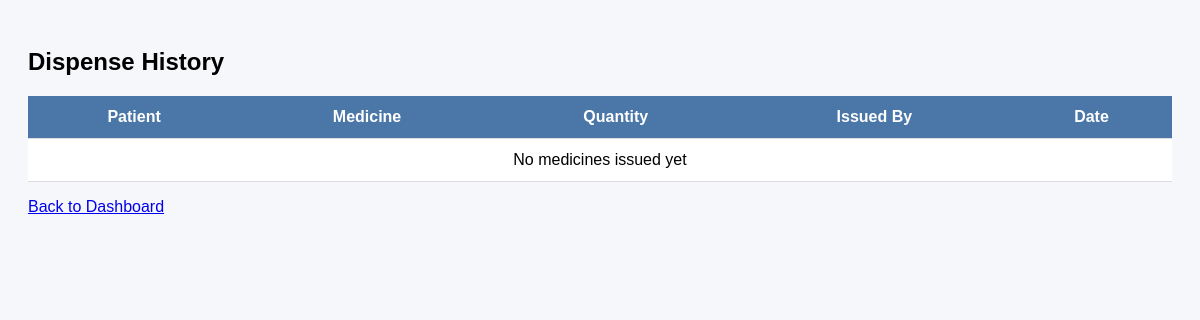
Page /pharmacy/history/ (signed in) on the earlier database version.
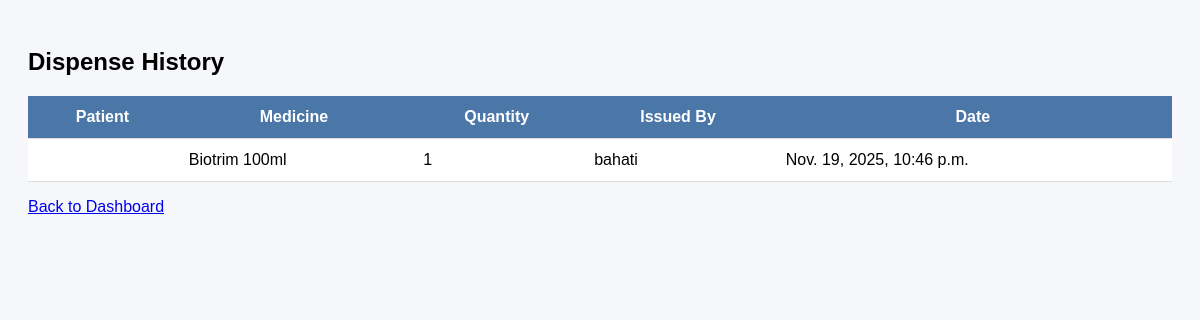
Same page on the later database version.
### pharmacy/models.py (models this page shows, shortened)
class DispenseRecord(models.Model):
    patient = models.ForeignKey(Patient, on_delete=models.CASCADE)
    medicine = models.ForeignKey(Medicine, on_delete=models.CASCADE)
    quantity = models.PositiveIntegerField()
    issued_by = models.ForeignKey(
        settings.AUTH_USER_MODEL, on_delete=models.SET_NULL, null=True
    )
    date = models.DateTimeField(auto_now_add=True)

class Medicine(models.Model):
    name = models.CharField(max_length=255)
    description = models.TextField(blank=True)
    quantity = models.PositiveIntegerField(default=0)
    supplier = models.ForeignKey(Supplier, on_delete=models.SET_NULL, null=True, blank=True)
    price = models.DecimalField(max_digits=10, decimal_places=2, default=0.0)  # selling price

### accounts/models.py (models this page shows)
class CustomUser(AbstractUser):
    ROLE_CHOICES = [
        ('admin', 'Admin'),
        ('doctor', 'Doctor'),
        ('receptionist', 'Receptionist'),
    ]
    role = models.CharField(max_length=20, choices=ROLE_CHOICES, default='receptionist')

### pharmacy/views.py (the view)
# urls.py: path('history/', views.dispense_history, name='dispense-history'),
@login_required
def dispense_history(request):
    records =  DispenseRecord.objects.all().order_by('-date')  # latest first
    return render(request, 'pharmacy/dispense_history.html', {'dispense_records': records})

### templates/pharmacy/dispense_history.html (shortened to what this page needs)
<!DOCTYPE html>
<html>
<head>
</head>
<body>
    <h2>Dispense History</h2>
    <table>
        <thead>
            <tr>
                <th>Patient</th>
                <th>Medicine</th>
                <th>Quantity</th>
                <th>Issued By</th>
                <th>Date</th>
            </tr>
        </thead>
        <tbody>
        {% for record in dispense_records %}
            <tr>
                <td>{{ record.patient.name }}</td>
                <td>{{ record.medicine.name }}</td>
                <td>{{ record.quantity }}</td>
                <td>{{ record.issued_by.username }}</td>
                <td>{{ record.date }}</td>
            </tr>
        {% empty %}
            <tr>
                <td colspan="5" style="text-align:center;">No medicines issued yet</td>
            </tr>
        {% endfor %}
        </tbody>
    </table>
    <p><a href="{% url 'pharmacy-home' %}">Back to Dashboard</a></p>
</body>
</html>

Differences in the rows shown:
added DispenseRecord: medicine.name "Biotrim 100ml", quantity "1", issued_by.username "bahati", date "Nov. 19, 2025, 10:46 p.m."
Other differences:
text no longer shown: "No medicines issued yet"
